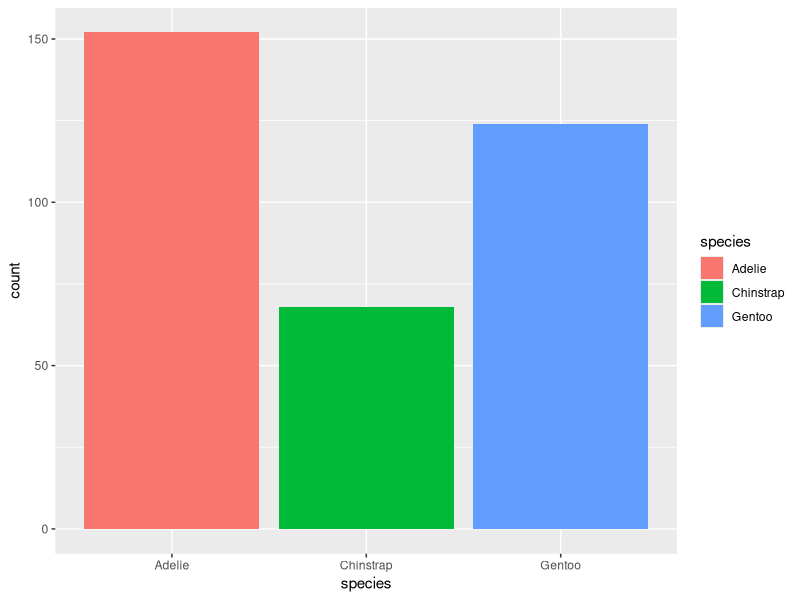
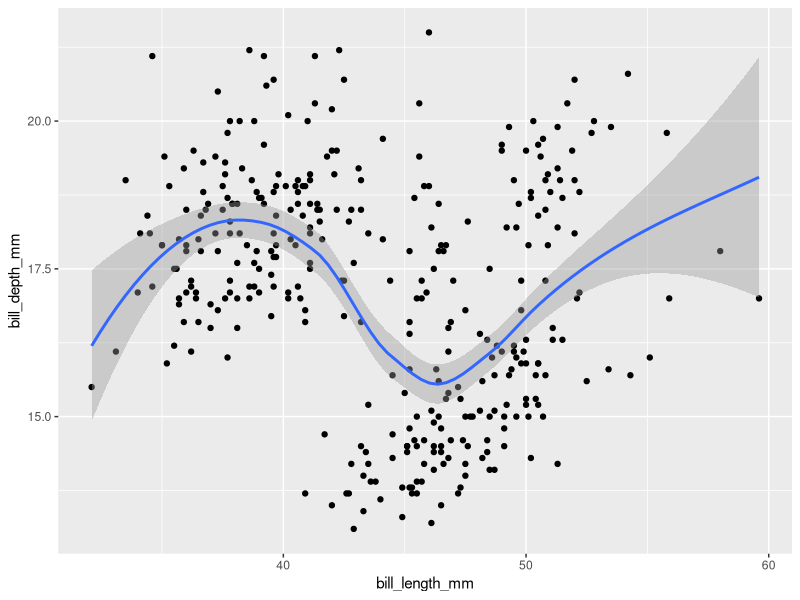

These charts were generated, in order, by the following R code:
## ---- chunk 1
#| label: setup
#| include: false

#install.packages("palmerpenguins")
library(tidyverse)
library(palmerpenguins)
## ---- chunk 2
#| label: load-data

data(penguins)
head(penguins)
## ---- chunk 3
#| label: barchart

ggplot(data = penguins) +
  geom_bar(mapping = aes(x = species, fill = species))


## ---- chunk 4
#| label: scatterplot

ggplot(data = penguins) +
  geom_point(mapping = aes(x = bill_length_mm, y = bill_depth_mm)) + 
  geom_smooth(mapping = aes(x = bill_length_mm, y = bill_depth_mm))


## ---- chunk 5
#| label: scatterplot-with-one-categorical-variable\



## ---- chunk 6
#| label: scatterplot-with-two-categorical-variables

